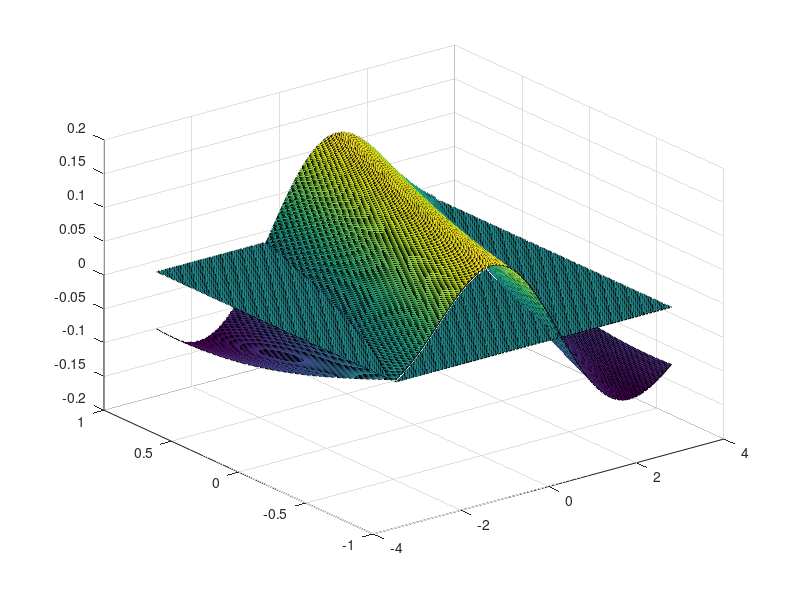
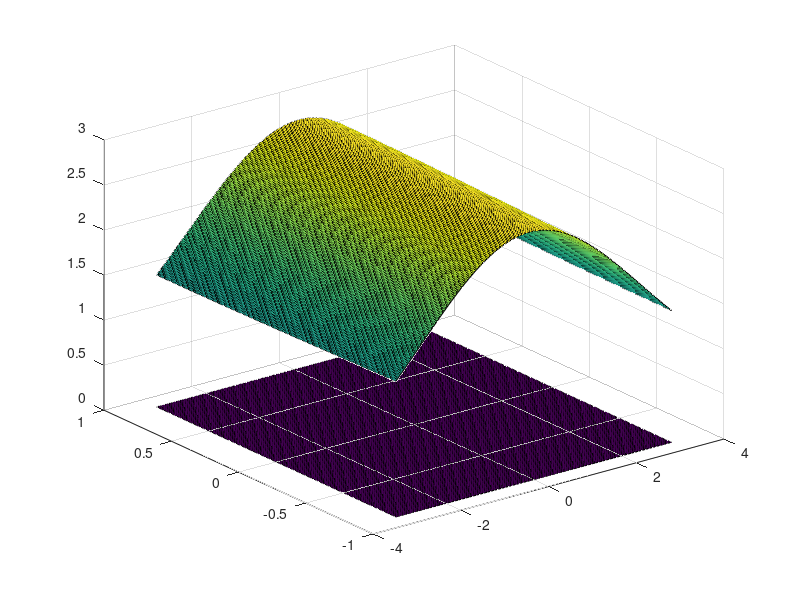

These charts were generated, in order, by the following MATLAB code: (Note: this script raises an error after producing the figures.)
close all
%% Paremeters and Definitions

% Bicycle parameters:
lr = 1.6; % total vehicle length = 2*lr = 0.46 
% NOTE: THIS IS THE ~MAX VEHICLE LENGTH FOR SUBSEQUENT PARAMETERS!!
%   To allow a longer vehicle you may:
%       Increase \sigma;
%       INcrease rBar; or 
%       INcrease deltaFMax
deltaFMax = pi/4+0.4; % maximum steering angle: pi/4 = 45 degrees
betaMax = atan(0.5*tan(deltaFMax));
vmax = 18; % Maximum linear velocity

% Barrier function parameters:
rBar = 4; % Mimum physical distance to origin
sigma = 0.28; % Scaling factor that determines minimum dist. to 
		  % origin at xi = +-pi (see definition of 'barrier' below)

% The barrier function h:
h = @(v,r,xi) ( ...
		(sigma.*cos(xi/2) + 1 - sigma)/rBar - 1./r ...
	);

% The Lie derivative of h along trajectories of the (radial) bicycle dynamics:
Lh = @(v,r,xi,beta) (...
		v*( ...
			(1./r.^2).*cos(xi - beta) + ...
			sigma.*sin(xi/2).*sin(xi - beta)./(2*rBar*r) + ...
			sigma.*sin(xi/2).*sin(beta)./(2*rBar*lr) ...
		)...
	);

% 'barrier' computes h(v,r,xi) == 0 as a funciton of xi; i.e. the actual
% **physical barrier**.
barrier = @(xi) ( ...
		rBar./(sigma.*cos(xi/2) + 1 - sigma) ...
	);

K = max(1,1/rBar) * ( (sigma/(2*rBar)) + 2 + 1);

% (Relaxation) class K function for CBF (this is just a linear function,
% scaled to account for the maximum velocity):
% alpha = @(x) ( ...
% 		K*vmax*sigma*x./(2*rBar*lr) ...
% 	);
alpha = @(x) ( ...
		K*vmax*x ...
	);

% Derivative along constant-level curves (from Mathematica):
%     (Note: r = 0 is the actual barrier, i.e. along the function 'barrier'
%     from above.)
derivZBF = @(xi,beta,r,v,sigma,lr,rBar,vmax,K) ((v).^(-1).*(-(sin(beta - xi)/(r + rBar/(1 - sigma + sigma.*cos(xi/2))).^2) + (sigma.*(cos(beta)/lr - cos(beta - xi)/(r + rBar/(1 - sigma + sigma.*cos(xi/2)))).*sin(xi/2))/(2.*rBar)).^(-1).*((K.*r.*vmax.*sigma.*(1 - sigma + sigma.*cos(xi/2)).*(r + 2.*rBar - r.*sigma + r.*sigma.*cos(xi/2)).*(rBar).^(-1).*(r + rBar - r.*sigma + r.*sigma.*cos(xi/2)).^(-2).*sin(xi/2))/2 - (v.*(sigma.*cos(xi/2).*(lr).^(-1).*(rBar).^(-1).*sin(beta) + 4.*(r + rBar/(1 - sigma + sigma.*cos(xi/2))).^(-2).*sin(beta - xi) - sigma.*cos(xi/2).*(rBar).^(-1).*(r + rBar/(1 - sigma + sigma.*cos(xi/2))).^(-1).*sin(beta - xi) + (sigma).^(2).*(r + rBar - r.*sigma + r.*sigma.*cos(xi/2)).^(-2).*(sin(xi/2)).^(2).*sin(beta - xi) - 4.*rBar.*sigma.*cos(beta - xi).*(1 - sigma + sigma.*cos(xi/2)).*(r + rBar - r.*sigma + r.*sigma.*cos(xi/2)).^(-3).*sin(xi/2) + 2.*sigma.*cos(beta - xi).*(rBar).^(-1).*(r + rBar/(1 - sigma + sigma.*cos(xi/2))).^(-1).*sin(xi/2)))/4));



%% Plotting code for verification purposes
figure;
[XI,BETA] = meshgrid(linspace(-pi,pi,200),linspace(-betaMax,betaMax,200));
surf(XI,BETA,Lh(2,barrier(XI),XI,BETA)+alpha(h(2,barrier(XI),XI)));
hold on;
surf(XI,BETA,0*XI)
hold off;

figure;
[XI,BETA] = meshgrid(linspace(-pi,pi,200),linspace(-betaMax,betaMax,200));
surf(XI,BETA,Lh(1,barrier(XI)+1,XI,BETA)+alpha(h(1,barrier(XI)+1,XI)));
hold on;
surf(XI,BETA,0*XI)
hold off;

%% Train ReLU approximation safety network
safetyConst = 0.01;
numSegments = 10;

layers = [
	sequenceInputLayer(1)
	fullyConnectedLayer(numSegments)
	reluLayer
	fullyConnectedLayer(1)
	regressionLayer
];

% Find a radius after which all controls are admissible:
freeControlThreshold = 10;
for rr=0:0.1:5
	if Lh(vmax,barrier(pi)+rr,pi,-betaMax)+alpha(h(vmax,barrier(pi)+rr,pi)) >= 0
		freeControlThreshold = rr;
		break;
	end
end

% Radius thresholds:
%	Each element should be interpreted as a 'physical' barrier of the form:
%		barrier(xi) + threshold(index).
%	(0 and freeControlThreshold are required.)
radiusThresholds = [0 0.2 0.4 freeControlThreshold];

% Each column will contain the training data for a single ReLU network:

betaVals = zeros(numSegments,length(radiusThresholds)-1);
S1 = zeros(numSegments,length(radiusThresholds)-1);
xI = zeros(numSegments,length(radiusThresholds)-1);
yI = zeros(numSegments,length(radiusThresholds)-1);
xInt = zeros(numSegments-1,length(radiusThresholds)-1);
yInt = zeros(numSegments-1,length(radiusThresholds)-1);
W1 = zeros(numSegments,length(radiusThresholds)-1);
b1 = zeros(numSegments,length(radiusThresholds)-1);
W2 = zeros(numSegments,length(radiusThresholds)-1);
b2 = zeros(numSegments,length(radiusThresholds)-1);
betaValsOffset = zeros(numSegments,length(radiusThresholds)-1);
repThresh = zeros(length(radiusThresholds)-1,1);

for ii = 1:length(radiusThresholds)-1
	% Find the first angle where there is a constraint on the control:
	startAngle = fzero( ...
		@(XI) (Lh(vmax,barrier(XI)+radiusThresholds(ii),XI,-betaMax)+alpha(h(vmax,barrier(XI)+radiusThresholds(ii),XI))), ...
		0.75 ...
	);
    disp(startAngle);
    xi = linspace(startAngle,pi,numSegments+1);
	for jj = 2:length(xi)
        betaVals(jj-1,ii) = ...
            fzero( ...
                @(beta) ( ...
                    Lh(vmax,barrier(xi(jj))+radiusThresholds(ii),xi(jj),beta) + ...
                    alpha(h(vmax,barrier(xi(jj))+radiusThresholds(ii),xi(jj))) ...
                ), ...
                0 ...
            );
        disp(betaVals);
        S1(jj-1,ii) = derivZBF(xi(jj),betaVals(jj-1,ii),radiusThresholds(ii), vmax, sigma, lr, rBar, vmax, K);
        
        eps1 = -sign(S1(jj-1,ii))*sqrt( safetyConst^2 / ( 1 + 1/(S1(jj-1,ii)^2) ) );
        xI(jj-1,ii) = xi(jj) - eps1;
        yI(jj-1,ii) = -(1/S1(jj-1,ii)) * eps1 + betaVals(jj-1,ii);
        if jj == 2
            %in = (-betaMax - betaVals(jj-1,ii))/S1(jj-1,ii) + xI(jj-1,ii);
            W1(jj-1,ii) = abs(S1(jj-1,ii));
            b1(jj-1,ii) = -W1(jj-1,ii)*xI(jj-1,ii) + yI(jj-1,ii) + betaMax;
            W2(jj-1,ii) = sign(S1(jj-1,ii));
            b2(jj-1,ii) = -betaMax;
        end
        if jj >= 3
           xInt(jj-2,ii) = (yI(jj-2,ii) - yI(jj-1,ii) + S1(jj-1,ii)*xI(jj-1,ii) - S1(jj-2,ii)*xI(jj-2,ii) )/ ( S1(jj-1,ii) - S1(jj-2,ii));
           yInt(jj-2,ii) = S1(jj-1,ii) * ( xInt(jj-2,ii) - xI(jj-1,ii) ) + yI(jj-1,ii);
           W1(jj-1,ii) = abs(S1(jj-1,ii) - S1(jj-2,ii));
           b1(jj-1,ii) = -W1(jj-1,ii) * xInt(jj-2,ii);
           W2(jj-1,ii) = sign(S1(jj-1,ii) - S1(jj-2,ii));
           b2(jj-1,ii) = 0;
        end
    end
end

testFn = @(xi,ii) ( W2(:,ii)'*max( W1(:,ii)*xi + b1(:,ii), 0) + b2(1,ii) );
tt = linspace(0,pi,1000);
yy = testFn(tt,1);

trainedNets = {};
% options = trainingOptions('adam', ...
%     'InitialLearnRate',0.001, ...
% 	'Shuffle','every-epoch', ...
% 	'MiniBatchSize',2000, ...
%     'Verbose',false, ... 
% 	'MaxEpochs',500, ...
% 	'Plots','none'); % 'training-progress'
for ii = 1:length(radiusThresholds)-1
    layers(2).Weights = W1(:,ii);
    layers(2).Bias = b1(:,ii);
    layers(4).Weights = W2(:,ii)';
    layers(4).Bias = [b2(1,ii)];
	trainedNets{ii} = assembleNetwork(layers);
end
% 
%% Add betaMax clipping to NN:

for ii = 1:length(radiusThresholds)-1
    % Add a clipping layer to force the NN output into [-betaMax,betaMax]
    trainedNets{ii} = assembleNetwork([ ...
        trainedNets{ii}.Layers(1:length(trainedNets{ii}.Layers)-1); ...
        fullyConnectedLayer(1, ...
            'Weights',[1], ...
            'Bias',[betaMax] ...
        ); ...
        reluLayer; ...
        fullyConnectedLayer(1, ...
            'Weights',[-1], ...
            'Bias',[2*betaMax] ...
        ); ...
        reluLayer; ...
        fullyConnectedLayer(1, ...
            'Weights',[-1], ...
            'Bias',[betaMax] ...
        ); ...
        trainedNets{ii}.Layers(length(trainedNets{ii}.Layers)) ...
    ]);
end


%% Plot ReLU approximation compared to actual \beta threshold

meshPoints = 2000;
xi = linspace(-pi,pi,meshPoints);
betaThresh = zeros(length(xi),length(radiusThresholds)-1);
repThresh = zeros(length(radiusThresholds)-1,1);

for ii = 1:length(radiusThresholds)-1
	% Find the first angle where there is a constraint on the control:
	startAngle = fzero( ...
		@(XI) (Lh(vmax,barrier(XI)+radiusThresholds(ii),XI,-betaMax)+alpha(h(vmax,barrier(XI)+radiusThresholds(ii),XI))), ...
		pi ...
	);
	for jj = 1:length(xi)
		if xi(jj) >= startAngle
			if repThresh(ii) == 0
				repThresh(ii) = jj;
			end
			betaThresh(jj,ii) = ...
				fzero( ...
					@(beta) ( ...
						Lh(vmax,barrier(xi(jj))+radiusThresholds(ii),xi(jj),beta) + ...
						alpha(h(vmax,barrier(xi(jj))+radiusThresholds(ii),xi(jj))) ...
					), ...
					-betaMax ...
				);
        else
            betaThresh(jj,ii) = -betaMax;
		end
    end
end

figure
legText = {};
hold on
for ii = 1:length(radiusThresholds)-1
    plot( ...
        xi,betaThresh(:,ii),  ...
        xi,predict(trainedNets{ii},xi),  ...
        -xi,-fliplr(betaThresh(:,ii)),  ...
        xi,-predict(trainedNets{ii},-xi) ...
    );
    legText{4*ii - 3} = strcat('Lh(v,\xi,r) + \alpha(h(v,\xi,r)) == 0 for r = barrier(\xi) + ',  string(radiusThresholds(ii)));
    legText{4*ii - 2} = strcat('ReLU Approximation for r = barrier(\xi) + ',string(radiusThresholds(ii)));
    legText{4*ii - 1} = strcat('Lh(v,\xi,r) + \alpha(h(v,\xi,r)) == 0 for r = barrier(\xi) + ',  string(radiusThresholds(ii)));
    legText{4*ii    } = strcat('ReLU Approximation for r = barrier(\xi) + ',string(radiusThresholds(ii)));
end
plot(xi,betaMax + 0*xi,'g')
legText{length(legText)+1} = '\beta_{max}';
hold off
xlabel('\xi (radians)')
ylabel('\beta = tan^{-1}( 1/2 \cdot tan({\delta}_f))')
legend(legText, 'Location','northwest')


%% Augment NN to get high/low value filtering:

finalNets = trainedNets;

for ii = 1:length(radiusThresholds)-1
    % Add a clipping layer to force the NN output into [-betaMax,betaMax]
    path1 = finalNets{ii}.Layers(2:length(finalNets{ii}.Layers)-1);
    for kk = 1:length(path1)
        path1(kk).Name = strcat(path1(kk).Name,'_XiPath');
    end
    path1(length(path1)).Name = 'XiPathOut';
    path1 = [fullyConnectedLayer(1,'Name','XiPathIn','Weights',[1 0],'Bias',[0]); path1];
    
    path2 = finalNets{ii}.Layers(2:length(finalNets{ii}.Layers)-1);
    for kk = 1:length(path2)
        path2(kk).Name = strcat(path2(kk).Name,'_NegXiPath');
    end
    path2(length(path2)).Name = 'NegXiPathOut';
    path2 = [fullyConnectedLayer(1,'Name','NegXiPathIn','Weights',[-1 0],'Bias',[0]); path2];
    lgraph = layerGraph(path1);
    lgraph = addLayers(lgraph,path2);
    lgraph = addLayers(lgraph,fullyConnectedLayer(1,'Name','BetaPathIn','Weights',[0 1],'Bias',[0]));
    lgraph = addLayers(lgraph,sequenceInputLayer(2,'Name','InputLayer'));
    lgraph = connectLayers(lgraph,'InputLayer','XiPathIn');
    lgraph = connectLayers(lgraph,'InputLayer','NegXiPathIn');
    lgraph = connectLayers(lgraph,'InputLayer','BetaPathIn');
    lgraph = addLayers(lgraph,concatenationLayer(1,3,'Name','ConcatenationLayer'));
    lgraph = connectLayers(lgraph,'XiPathOut','ConcatenationLayer/in1');
    lgraph = connectLayers(lgraph,'NegXiPathOut','ConcatenationLayer/in2');
    lgraph = connectLayers(lgraph,'BetaPathIn','ConcatenationLayer/in3');
    lgraph = addLayers(lgraph, [...
        fullyConnectedLayer(4, 'Name', 'PathDifferences1', ...
            'Weights', [-1 0 1; 1 0 0; 0 -1 0; 0 0 1], ...
            'Bias', [0;betaMax;betaMax;betaMax] ...
        ) ...
        reluLayer('Name','relu_Differences1') ...
        fullyConnectedLayer(4, 'Name', 'PathDifferences2', ...
            'Weights', [-1 -1 1 0; 0 1 0 0; 0 0 1 0; 0 0 0 1], ...
            'Bias', [0;0;0;0] ...
        ) ...
        reluLayer('Name','relu_Differences2') ...
        fullyConnectedLayer(2, 'Name', 'PathDifferences3', ...
            'Weights', [-1 0 1 0; 0 0 0 1], ...
            'Bias', [-betaMax;-betaMax] ...
        )
    ]);
    lgraph = connectLayers(lgraph,'ConcatenationLayer','PathDifferences1');
    lgraph = addLayers(lgraph,regressionLayer('Name','FinalOutputLayer'));
    lgraph = connectLayers(lgraph,'PathDifferences3','FinalOutputLayer');
    finalNets{ii} = assembleNetwork(lgraph);
    exportONNXNetwork(finalNets{ii},strcat(num2str(ii), '.onnx'))
end


%% Final output:

% Safety "control-filter" NNs are stored in finalNets
%
% For each threshold in radiusThresholds, there is one safety
% "control-filter" network in finalNets that is valid for *all* radii
% larger than the barrier plus the associated radius threshold.
%
% That is:
%
% finalNet{ii} is valid for all r >= barrier(\xi) + radiusThresholds(ii)
%
% This can be relaxed to:
%
% finalNet{ii} is valid for all r >= barrier(PI) + radiusThresholds(ii)
%
% (so that the threshold is independent of \xi).
%
% NOTE: there is no need to test the *lower* bound associated with
% finalNet{1} because the barrier will ensure that it remains applicable.
for file_index = 1:3
    filename = strcat(num2str(file_index) , '.onnx')
    filename2 = strcat('tf', num2str(file_index) )
    exportONNXNetwork(finalNets{1,file_index},filename)
    exportNetworkToTensorFlow(finalNets{1,file_index},filename2)
end





